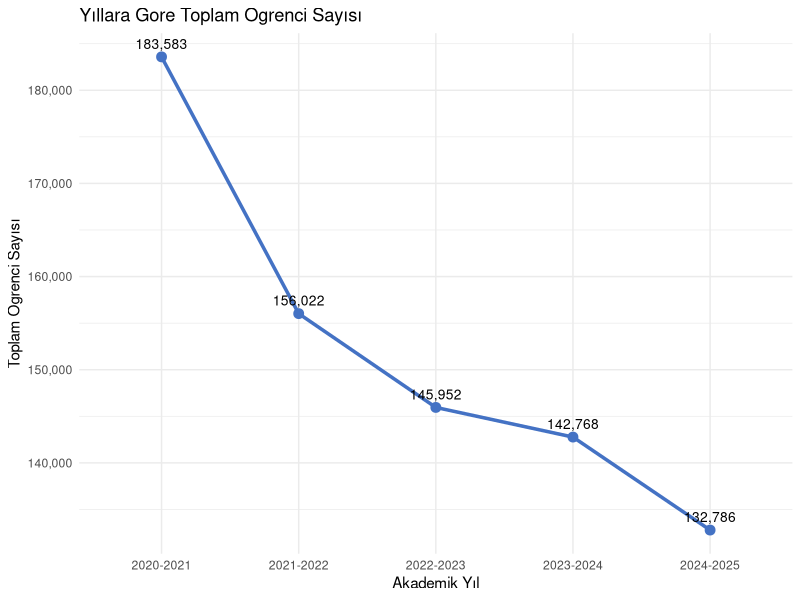
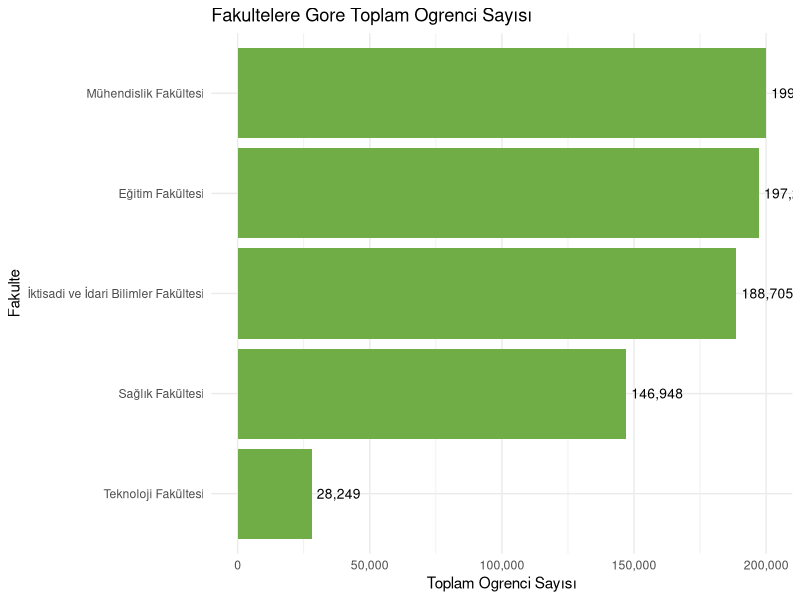
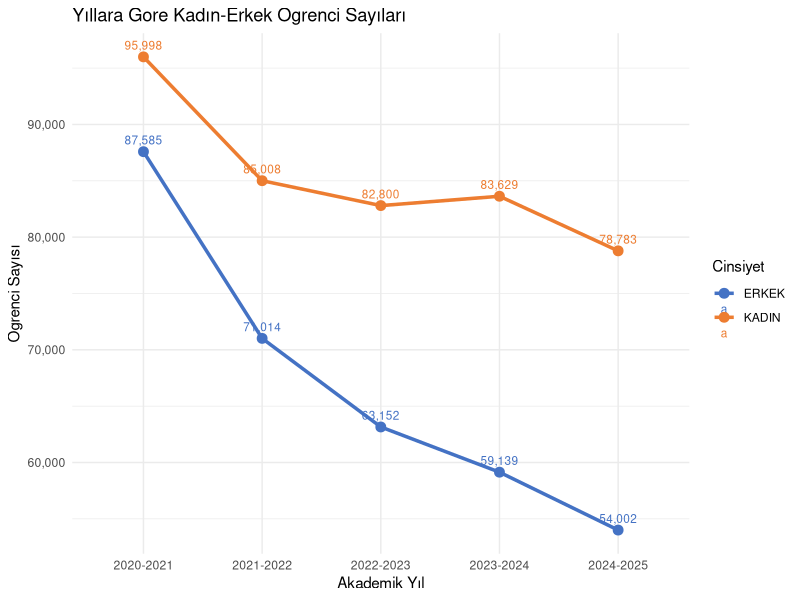
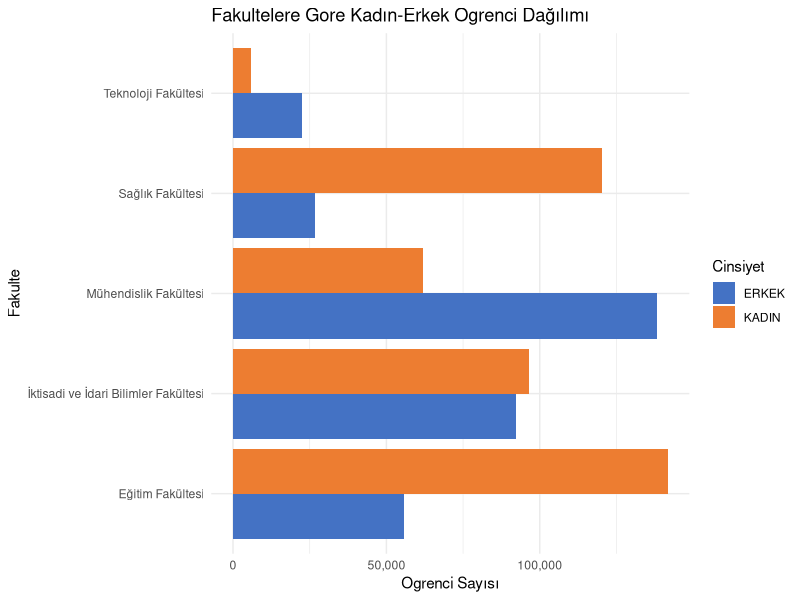
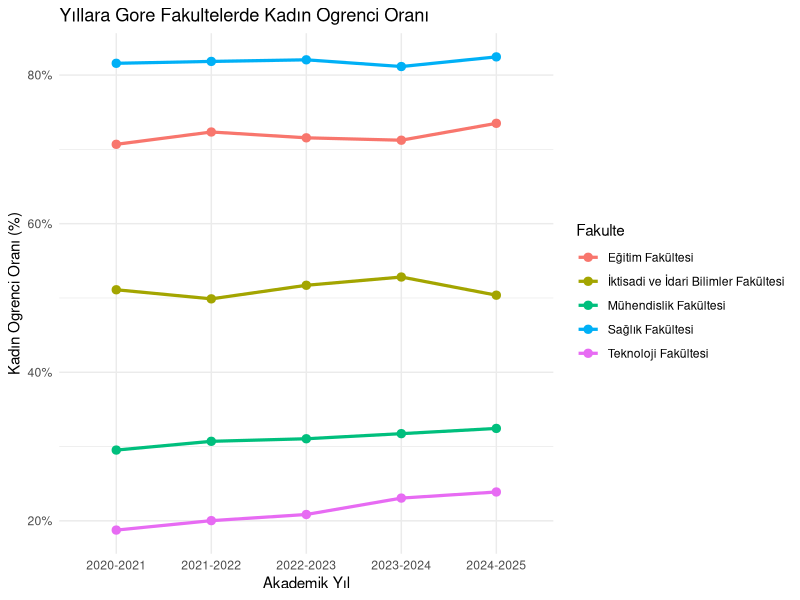
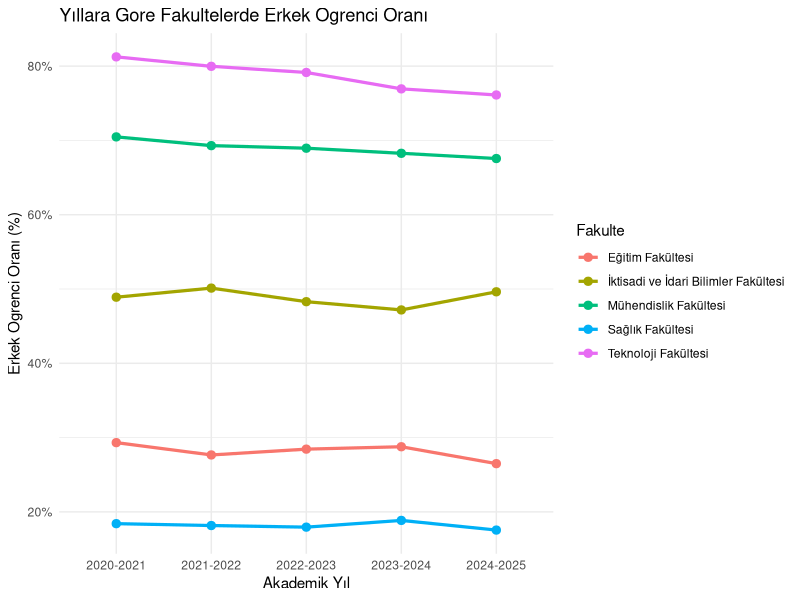
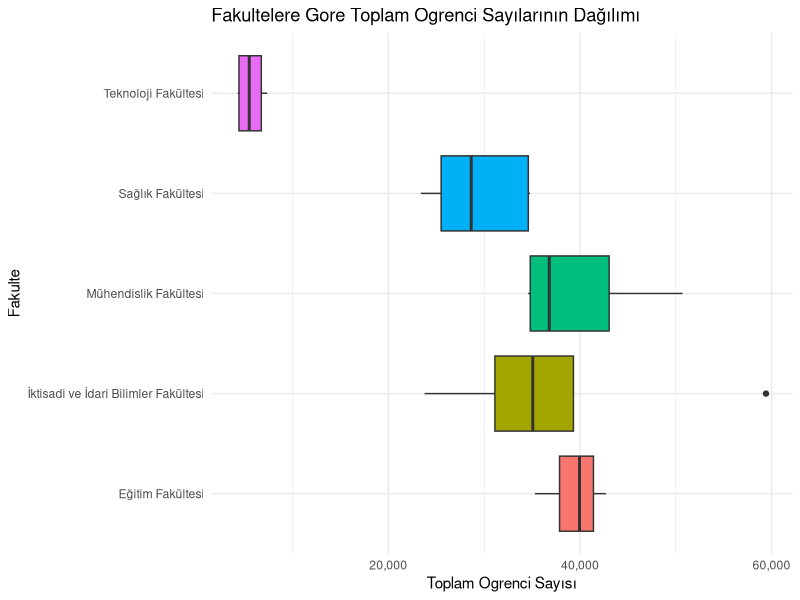
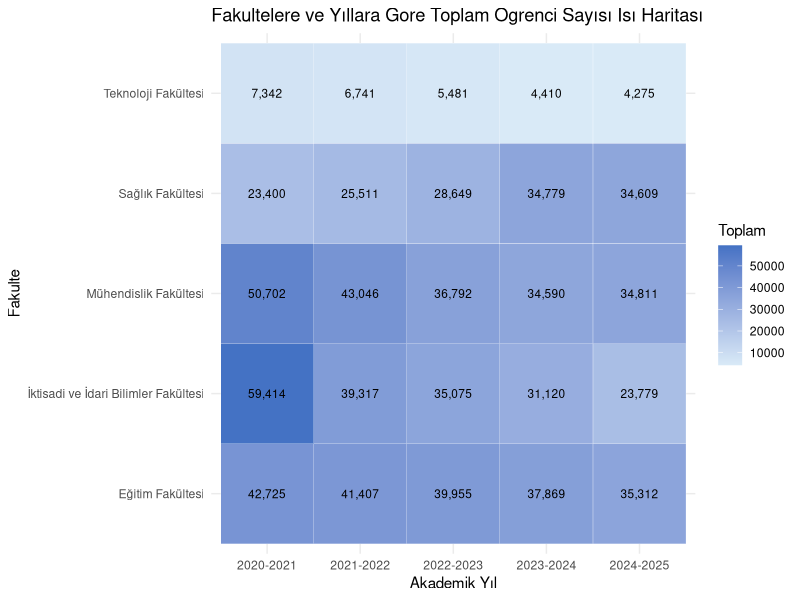

These figures' R source, in order:
## ---- chunk 1
#| label: setup
#| message: false
#| warning: false

library(tidyverse)
library(readxl)
library(scales)
library(broom)
library(knitr)

veri <- read_excel("fakulte_cinsiyet_verisi.csv.xlsx")

names(veri) <- c("Yil", "Cinsiyet", "Fakulte", "Kisi_Sayisi")

veri <- veri %>%
  mutate(
    Yil = as.character(Yil),
    Cinsiyet = as.character(Cinsiyet),
    Fakulte = as.character(Fakulte),
    Kisi_Sayisi = as.numeric(Kisi_Sayisi),
    Yil = factor(
      Yil,
      levels = c("2020-2021", "2021-2022", "2022-2023", "2023-2024", "2024-2025")
    ),
    Cinsiyet = factor(
      Cinsiyet,
      levels = c("ERKEK", "KADIN", "TOPLAM")
    )
  )

veri_cinsiyet <- veri %>%
  filter(Cinsiyet %in% c("ERKEK", "KADIN"))

veri_toplam <- veri %>%
  filter(Cinsiyet == "TOPLAM")

veri_genis <- veri %>%
  pivot_wider(
    names_from = Cinsiyet,
    values_from = Kisi_Sayisi
  ) %>%
  rename(
    Erkek = ERKEK,
    Kadin = KADIN,
    Toplam = TOPLAM
  )

oran_veri <- veri_genis %>%
  mutate(
    Kadin_Orani = Kadin / Toplam * 100,
    Erkek_Orani = Erkek / Toplam * 100
  )

yillik_toplam <- veri_toplam %>%
  group_by(Yil) %>%
  summarise(
    Toplam_Ogrenci = sum(Kisi_Sayisi),
    .groups = "drop"
  )

fakulte_toplam <- veri_toplam %>%
  group_by(Fakulte) %>%
  summarise(
    Toplam_Ogrenci = sum(Kisi_Sayisi),
    Ortalama_Ogrenci = mean(Kisi_Sayisi),
    .groups = "drop"
  ) %>%
  arrange(desc(Toplam_Ogrenci))

cinsiyet_toplam <- veri_cinsiyet %>%
  group_by(Cinsiyet) %>%
  summarise(
    Toplam_Sayi = sum(Kisi_Sayisi),
    .groups = "drop"
  )

yil_cinsiyet <- veri_cinsiyet %>%
  group_by(Yil, Cinsiyet) %>%
  summarise(
    Toplam = sum(Kisi_Sayisi),
    .groups = "drop"
  )

fakulte_cinsiyet <- veri_cinsiyet %>%
  group_by(Fakulte, Cinsiyet) %>%
  summarise(
    Toplam = sum(Kisi_Sayisi),
    .groups = "drop"
  )

## ---- chunk 2
#| label: veri-ilk-satirlar

head(veri) %>%
  kable()
## ---- chunk 3
#| label: veri-kaynagi-kontrol

unique(veri$Yil)

unique(veri$Fakulte)

unique(veri$Cinsiyet)
## ---- chunk 4
#| label: veri-yapisi

str(veri)

#| label: veri-boyutu

dim(veri)

#| label: ozet-istatistik

summary(veri)

#| label: genel-bilgi-tablosu

veri %>%
  summarise(
    Gozlem_Sayisi = n(),
    Fakulte_Sayisi = n_distinct(Fakulte),
    Yil_Sayisi = n_distinct(Yil),
    Cinsiyet_Kategorisi = n_distinct(Cinsiyet)
  ) %>%
  kable()
## ---- chunk 5
#| label: fakulte-ozetleri

veri_toplam %>%
  group_by(Fakulte) %>%
  summarise(
    Gozlem_Sayisi = n(),
    Ortalama_Toplam_Ogrenci = mean(Kisi_Sayisi),
    En_Dusuk_Toplam = min(Kisi_Sayisi),
    En_Yuksek_Toplam = max(Kisi_Sayisi),
    .groups = "drop"
  ) %>%
  arrange(desc(Ortalama_Toplam_Ogrenci)) %>%
  kable()


## ---- chunk 6

#| label: uzun-veri-goster

head(veri) %>%
  kable()

#| label: genis-veri-goster

head(veri_genis) %>%
  kable()

## ---- chunk 7

#| label: eksik-veri-kontrol

veri %>%
  summarise(
    Eksik_Yil = sum(is.na(Yil)),
    Eksik_Cinsiyet = sum(is.na(Cinsiyet)),
    Eksik_Fakulte = sum(is.na(Fakulte)),
    Eksik_Kisi_Sayisi = sum(is.na(Kisi_Sayisi))
  ) %>%
  kable()

## ---- chunk 8

#| label: toplam-kontrol

veri_genis %>%
  mutate(
    Hesaplanan_Toplam = Erkek + Kadin,
    Fark = Toplam - Hesaplanan_Toplam
  ) %>%
  select(Yil, Fakulte, Erkek, Kadin, Toplam, Hesaplanan_Toplam, Fark) %>%
  kable()
## ---- chunk 9

#| label: oran-tablosu

oran_tablo <- oran_veri %>%
  select(Yil, Fakulte, Erkek, Kadin, Toplam, Erkek_Orani, Kadin_Orani) %>%
  mutate(
    Erkek_Orani = round(Erkek_Orani, 2),
    Kadin_Orani = round(Kadin_Orani, 2)
  )

oran_tablo %>%
  kable()

## ---- chunk 10

#| label: yillik-toplam

yillik_toplam %>%
  kable()

#| label: fakulte-toplam

fakulte_toplam %>%
  kable()

#| label: cinsiyet-toplam

cinsiyet_toplam %>%
  kable()

## ---- chunk 11
#| label: grafik-yillara-gore-toplam
#| fig-width: 9
#| fig-height: 5

ggplot(yillik_toplam, aes(x = Yil, y = Toplam_Ogrenci, group = 1)) +
  geom_line(linewidth = 1.2, color = "#4472C4") +
  geom_point(size = 3, color = "#4472C4") +
  geom_text(
    aes(label = comma(Toplam_Ogrenci)),
    vjust = -0.8,
    size = 3.5
  ) +
  labs(
    title = "Yıllara Gore Toplam Ogrenci Sayısı",
    x = "Akademik Yıl",
    y = "Toplam Ogrenci Sayısı"
  ) +
  scale_y_continuous(labels = comma) +  theme_minimal()

## ---- chunk 12
#| label: grafik-fakulte-toplam
#| fig-width: 9
#| fig-height: 5

ggplot(fakulte_toplam, aes(x = reorder(Fakulte, Toplam_Ogrenci), y = Toplam_Ogrenci)) +
  geom_col(fill = "#70AD47") +
  geom_text(aes(label = comma(Toplam_Ogrenci)), hjust = -0.1, size = 3.5) +
  coord_flip() +
  labs(
    title = "Fakultelere Gore Toplam Ogrenci Sayısı",
    x = "Fakulte",
    y = "Toplam Ogrenci Sayısı"
  ) +
  scale_y_continuous(labels = comma) +  theme_minimal()

## ---- chunk 13
#| label: grafik-yil-cinsiyet
#| fig-width: 9
#| fig-height: 5

ggplot(yil_cinsiyet, aes(x = Yil, y = Toplam, color = Cinsiyet, group = Cinsiyet)) +
  geom_line(linewidth = 1.2) +
  geom_point(size = 3) +
  geom_text(aes(label = comma(Toplam)), vjust = -0.8, size = 3) +
  labs(
    title = "Yıllara Gore Kadın-Erkek Ogrenci Sayıları",
    x = "Akademik Yıl",
    y = "Ogrenci Sayısı",
    color = "Cinsiyet"
  ) +
  scale_y_continuous(labels = comma) +
  scale_color_manual(values = c("ERKEK" = "#4472C4", "KADIN" = "#ED7D31")) +  theme_minimal()

## ---- chunk 14
#| label: grafik-fakulte-cinsiyet
#| fig-width: 10
#| fig-height: 6

ggplot(fakulte_cinsiyet, aes(x = Fakulte, y = Toplam, fill = Cinsiyet)) +
  geom_col(position = "dodge") +
  coord_flip() +
  labs(
    title = "Fakultelere Gore Kadın-Erkek Ogrenci Dağılımı",
    x = "Fakulte",
    y = "Ogrenci Sayısı",
    fill = "Cinsiyet"
  ) +
  scale_y_continuous(labels = comma) +
  scale_fill_manual(values = c("ERKEK" = "#4472C4", "KADIN" = "#ED7D31")) +  theme_minimal()
## ---- chunk 15
#| label: grafik-kadin-orani
#| fig-width: 10
#| fig-height: 6

ggplot(oran_veri, aes(x = Yil, y = Kadin_Orani, color = Fakulte, group = Fakulte)) +
  geom_line(linewidth = 1.1) +
  geom_point(size = 2.5) +
  labs(
    title = "Yıllara Gore Fakultelerde Kadın Ogrenci Oranı",
    x = "Akademik Yıl",
    y = "Kadın Ogrenci Oranı (%)",
    color = "Fakulte"
  ) +
  scale_y_continuous(labels = function(x) paste0(x, "%")) +  theme_minimal()
## ---- chunk 16
#| label: grafik-erkek-orani
#| fig-width: 10
#| fig-height: 6

ggplot(oran_veri, aes(x = Yil, y = Erkek_Orani, color = Fakulte, group = Fakulte)) +
  geom_line(linewidth = 1.1) +
  geom_point(size = 2.5) +
  labs(
    title = "Yıllara Gore Fakultelerde Erkek Ogrenci Oranı",
    x = "Akademik Yıl",
    y = "Erkek Ogrenci Oranı (%)",
    color = "Fakulte"
  ) +
  scale_y_continuous(labels = function(x) paste0(x, "%")) +  theme_minimal()
## ---- chunk 17
#| label: grafik-boxplot
#| fig-width: 9
#| fig-height: 5

ggplot(veri_toplam, aes(x = Fakulte, y = Kisi_Sayisi, fill = Fakulte)) +
  geom_boxplot() +
  coord_flip() +
  labs(
    title = "Fakultelere Gore Toplam Ogrenci Sayılarının Dağılımı",
    x = "Fakulte",
    y = "Toplam Ogrenci Sayısı"
  ) +
  scale_y_continuous(labels = comma) +
  theme_minimal() +
  theme(legend.position = "none")
## ---- chunk 18
#| label: grafik-isi-haritasi
#| fig-width: 10
#| fig-height: 6

ggplot(veri_toplam, aes(x = Yil, y = Fakulte, fill = Kisi_Sayisi)) +
  geom_tile(color = "white") +
  geom_text(aes(label = comma(Kisi_Sayisi)), size = 3) +
  labs(
    title = "Fakultelere ve Yıllara Gore Toplam Ogrenci Sayısı Isı Haritası",
    x = "Akademik Yıl",
    y = "Fakulte",
    fill = "Toplam"
  ) +
  scale_fill_gradient(low = "#D9EAF7", high = "#4472C4") +  theme_minimal()
## ---- chunk 19
#| label: model-verisi

model_veri <- veri_toplam %>%
  mutate(
    Yil_Sayi = as.numeric(Yil)
  )

model_veri %>%
  select(Yil, Yil_Sayi, Fakulte, Kisi_Sayisi) %>%
  head() %>%
  kable()
## ---- chunk 20
#| label: model-sonuclari

model_sonuclari <- model_veri %>%
  group_by(Fakulte) %>%
  do(tidy(lm(Kisi_Sayisi ~ Yil_Sayi, data = .)))

model_sonuclari %>%
  kable()

## ---- chunk 21
#| label: model-egilim-katsayilari

egilim_sonuclari <- model_sonuclari %>%
  filter(term == "Yil_Sayi") %>%
  select(Fakulte, estimate, std.error, statistic, p.value) %>%
  rename(
    Egilim_Katsayisi = estimate,
    Standart_Hata = std.error,
    Test_Istatistigi = statistic,
    P_Degeri = p.value
  )

egilim_sonuclari %>%
  kable(digits = 3)
## ---- chunk 22
#| label: grafik-model-egilim
#| fig-width: 10
#| fig-height: 6

model_veri <- veri_toplam %>%
  mutate(
    Yil_Sayi = as.numeric(Yil)
  )

ggplot(model_veri, aes(x = Yil_Sayi, y = Kisi_Sayisi, color = Fakulte)) +
  geom_point(size = 3) +
  geom_smooth(method = "lm", se = FALSE, linewidth = 1) +
  scale_x_continuous(
    breaks = 1:5,
    labels = levels(model_veri$Yil)
  ) +
  labs(
    title = "Fakultelere Gore Toplam Ogrenci Sayısı Egilim Modeli",
    x = "Akademik Yıl",
    y = "Toplam Ogrenci Sayısı",
    color = "Fakulte"
  ) +
  scale_y_continuous(labels = comma) +  theme_minimal()
## ---- chunk 23
final_ozet <- veri_genis %>%
  group_by(Fakulte) %>%
  summarise(
    Toplam_Erkek = sum(Erkek, na.rm = TRUE),
    Toplam_Kadin = sum(Kadin, na.rm = TRUE),
    Genel_Toplam = sum(Toplam, na.rm = TRUE),
    Kadin_Orani = round(Toplam_Kadin / Genel_Toplam * 100, 2),
    Erkek_Orani = round(Toplam_Erkek / Genel_Toplam * 100, 2),
    .groups = "drop"
  ) %>%
  arrange(desc(Genel_Toplam))

final_ozet %>%
  kable()
